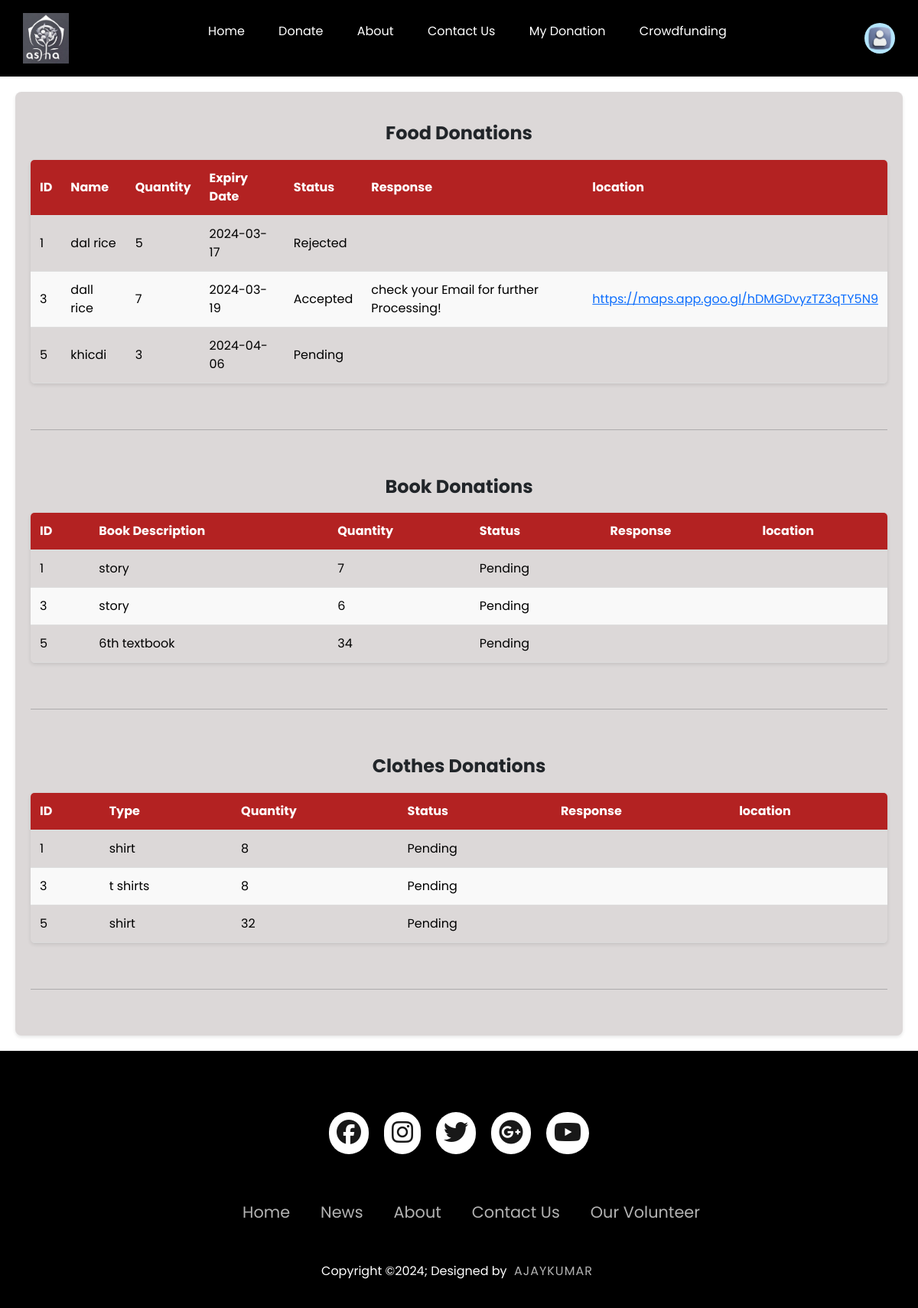
The app's page /my_donation.php (signed in) with its own data.
### tables this page shows
CREATE TABLE `food` (
  `f_id` int(11) NOT NULL,
  `f_name` varchar(200) DEFAULT NULL,
  `f_quantity` int(11) DEFAULT NULL,
  `f_expiry` date DEFAULT NULL,
  `u_id` int(11) DEFAULT NULL,
  `status` enum('Accepted','Rejected','Pending') DEFAULT 'Pending',
  `message` varchar(600) DEFAULT NULL,
  `location` varchar(300) DEFAULT NULL
);

CREATE TABLE `book` (
  `b_id` int(11) NOT NULL,
  `b_title` varchar(200) DEFAULT NULL,
  `b_quantity` int(11) DEFAULT NULL,
  `u_id` int(11) DEFAULT NULL,
  `status` enum('Accepted','Rejected','Pending') DEFAULT 'Pending',
  `message` varchar(600) DEFAULT NULL,
  `location` varchar(300) DEFAULT NULL
);

CREATE TABLE `clothes` (
  `c_id` int(11) NOT NULL,
  `c_type` varchar(200) DEFAULT NULL,
  `c_quantity` int(11) DEFAULT NULL,
  `u_id` int(11) DEFAULT NULL,
  `status` enum('Accepted','Rejected','Pending') DEFAULT 'Pending',
  `message` varchar(600) DEFAULT NULL,
  `location` varchar(300) DEFAULT NULL
);

### my_donation.php (the view, shortened to what this page needs)
<?php
    include("php/config.php");
    $id = $_SESSION['u_id'];
    $sql_food = "SELECT * FROM food WHERE u_id=$id";
    $result_food = mysqli_query($con, $sql_food);
    $sql_book = "SELECT * FROM book WHERE u_id=$id";
    $result_book = mysqli_query($con, $sql_book);
    $sql_clothes = "SELECT * FROM clothes WHERE u_id=$id ";
    $result_clothes = mysqli_query($con, $sql_clothes);
?>
<!DOCTYPE html>
<html lang="en">
<head>
    <link rel="stylesheet" href="css/about.css">
    <link rel="stylesheet" href="css/style.css">
    <link rel="stylesheet" href="https://cdn.jsdelivr.net/npm/bootstrap@5.3.3/dist/css/bootstrap.min.css">
    <link rel="stylesheet" href="https://cdnjs.cloudflare.com/ajax/libs/font-awesome/6.5.1/css/all.min.css" />
</head>
<body>
<header class="header">
        <nav>
            <a href="index.php"><img src="img/logo.png" class="logo"></a>
                <ul>
                    <li><a href="u_home.php">Home</a></li>
                    <li><a href="u_donate.php">Donate</a></li>
                    <li><a href="u_about.php">About</a></li>
                    <li><a href="u_contact.php">Contact Us</a></li>
                    <li><a href="my_donation.php">My Donation</a></li>
                    <li><a href="user_side_cf.php">Crowdfunding</a></li>
                </ul>
            <img src="img/profile.jpeg"class="user-pic" onclick="toggleMenu()">
        </nav>
    </header>
    <div class="table-container">
        <h3>Food Donations</h3>
        <table>
            <thead>
                <tr>
                    <th>ID</th>
                    <th>Name</th>
                    <th>Quantity</th>
                    <th>Expiry Date</th>
                    <th>Status</th>
                    <th>Response</th>
                    <th>location</th>
                </tr>
            </thead>
            <tbody>
                <?php while ($row = mysqli_fetch_assoc($result_food)) : ?>
                    <tr>
                        <td><?php echo $row['f_id']; ?></td>
                        <td><?php echo $row['f_name']; ?></td>
                        <td><?php echo $row['f_quantity']; ?></td>
                        <td><?php echo $row['f_expiry']; ?></td>
                        <td><?php echo $row['status']; ?></td>
                        <td><?php echo $row['message']; ?></td>
                        <td>
                            <a href="<?php echo $row['location']; ?>"><?php echo $row['location']; ?></a>
                        </td>
                    </tr>
                <?php endwhile; ?>
            </tbody>
        </table>
        <br>
        <hr>
        <br>
        <h3>Book Donations</h3>
        <table>
            <thead>
                <tr>
                    <th>ID</th>
                    <th>Book Description</th>
                    <th>Quantity</th>
                    <th>Status</th>
                    <th>Response</th>
                    <th>location</th>
                </tr>
            </thead>
            <tbody>
                <?php while ($row = mysqli_fetch_assoc($result_book)) : ?>
                    <tr>
                        <td><?php echo $row['b_id']; ?></td>
                        <td><?php echo $row['b_title']; ?></td>
                        <td><?php echo $row['b_quantity']; ?></td>
                        <td><?php echo $row['status']; ?></td>
                        <td><?php echo $row['message']; ?></td>
                        <td>
                        </td>
                    </tr>
                <?php endwhile; ?>
            </tbody>
        </table>
        <br>
        <hr>
        <br>
        <h3>Clothes Donations</h3>
        <table>
            <thead>
                <tr>
                    <th>ID</th>
                    <th>Type</th>
                    <th>Quantity</th>
                    <th>Status</th>
                    <th>Response</th>
                    <th>location</th>
                </tr>
            </thead>
            <tbody>
                <?php while ($row = mysqli_fetch_assoc($result_clothes)) : ?>
                    <tr>
                        <td><?php echo $row['c_id']; ?></td>
                        <td><?php echo $row['c_type']; ?></td>
                        <td><?php echo $row['c_quantity']; ?></td>
                        <td><?php echo $row['status']; ?></td>
                        <td><?php echo $row['message']; ?></td>
                        <td>
                        </td>
                    </tr>
                <?php endwhile; ?>
            </tbody>
        </table>
        <br>
        <hr>
        <br>
    </div>
<footer>
        <div class="footerContainer">
            <div class="socialIcons">
                <a href="#"><i class="fa-brands fa-facebook"></i></a>
                <a href="#"><i class="fa-brands fa-instagram"></i></a>
                <a href="#"><i class="fa-brands fa-twitter"></i></a>
                <a href="#"><i class="fa-brands fa-google-plus"></i></a>
                <a href="#"><i class="fa-brands fa-youtube"></i></a>
            </div>
        </div>
        <div class="footerNav">
            <ul>
                <li><a href="">Home</a></li>
                <li><a href="">News</a></li>
                <li><a href="">About</a></li>
                <li><a href="">Contact Us</a></li>
                <li><a href="">Our Volunteer</a></li>
            </ul>
        </div>
        <div class="footerBottom">
            <p>Copyright &copy;2024; Designed by <span class="designer">Ajaykumar</span></p>
        </div>
    </footer>
</body>
</html>

### about.css (style rules this page uses)
body { background-color: #f4f4f4; font-family: Arial, sans-serif; margin: 0; padding: 0; }

### style.css (style rules this page uses)
* { margin:0; padding:0; font-family: 'poppins','sans-serif'; box-sizing: border-box; }
.header { height: 100px; width: 100%; background-color:#1a1a1a; z-index: 100; padding: 0 20px; }
nav { height: 100%; width: 100%; padding: 10px 10px; display: flex; position: relative; align-items: center; justify-content: space-between; }
.logo { width:60px; }
footer { background-color: black; }
.footerContainer { width: 100%; padding: 70px 30px 20px; }
.socialIcons { display: flex; justify-content: center; }
.socialIcons a { text-decoration: none; padding: 10px; background-color: white; margin: 10px; border-radius: 50px; }
.socialIcons a i { font-size: 2em; color: black; opacity: 0.9; }
.footerNav { margin: 30px 0; }
.footerNav ul { display: flex; justify-content: center; list-style-type: none; }
.footerNav ul li a { color: white; margin: 20px; text-decoration: none; font-size: 1.3em; opacity: 0.7; transition: 0.5s; }
.footerBottom { background-color: #000; padding: 20px; text-align: center; }
.footerBottom p { color: white; }
.designer { opacity: 0.7; text-transform: uppercase; letter-spacing: 1px; font-weight: 400; margin: 0px 5px; }

### records on screen
food: f_id "1", f_name "dal rice", f_quantity "5", f_expiry "2024-03-17", status "Rejected"
food: f_id "3", f_name "dall rice", f_quantity "7", f_expiry "2024-03-19", status "Accepted", message "check your Email for further Processing!", location "https://maps.app.goo.gl/hDMGDvyzTZ3qTY5N9"
food: f_id "5", f_name "khicdi", f_quantity "3", f_expiry "2024-04-06", status "Pending"
book: b_id "1", b_title "story", b_quantity "7", status "Pending"
book: b_id "3", b_title "story", b_quantity "6", status "Pending"
book: b_id "5", b_title "6th textbook", b_quantity "34", status "Pending"
clothes: c_id "1", c_type "shirt", c_quantity "8", status "Pending"
clothes: c_id "3", c_type "t shirts", c_quantity "8", status "Pending"
clothes: c_id "5", c_type "shirt", c_quantity "32", status "Pending"
